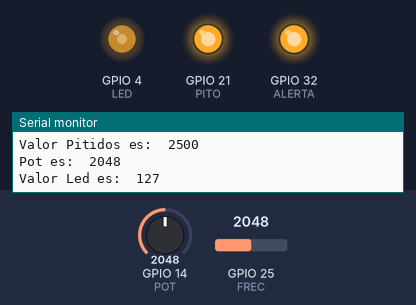
This sketch was run on a simulated ESP32. Shown: output pins drawn as LEDs (lit = HIGH), the last lines printed to the serial monitor. Dashed ring = blinking. The inputs (shaded band) are chosen by the test bench; at power-on: GPIO 14 (POT) = 2048, GPIO 25 (FREC) = 2048.

Above: at 4.8 s.
4.9 s: GPIO 14 (POT) set to 1960
At 10.9 s:
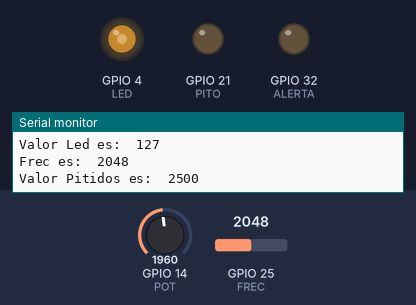
14.4 s: GPIO 14 (POT) set to 2866
At 19.3 s:
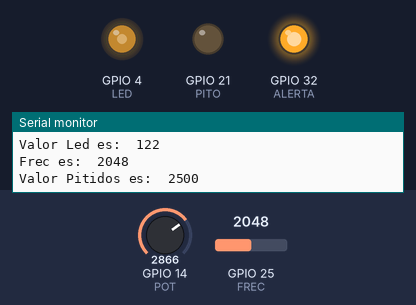
23.9 s: GPIO 14 (POT) set to 3603
At 29.8 s:
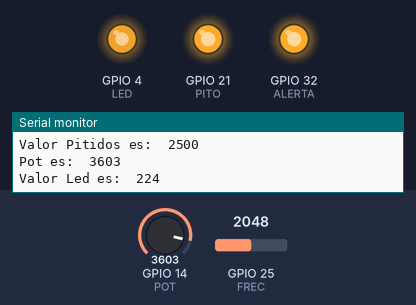
33.4 s: GPIO 25 (FREC) set to 491
38.5 s: GPIO 14 (POT) set to 1228
At 39.08 s:
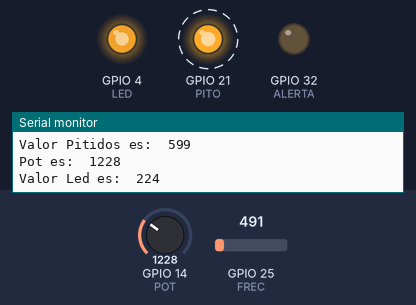
43.6 s: GPIO 14 (POT) set to 491
At 44.97 s:
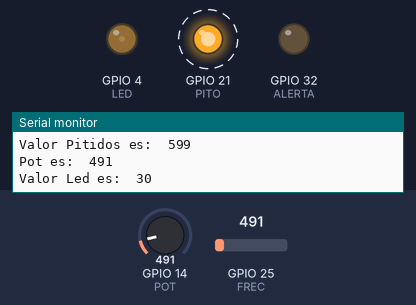
Timing chart, 0 to 49.7 s (numbered marks = the images above; inputs shaded):
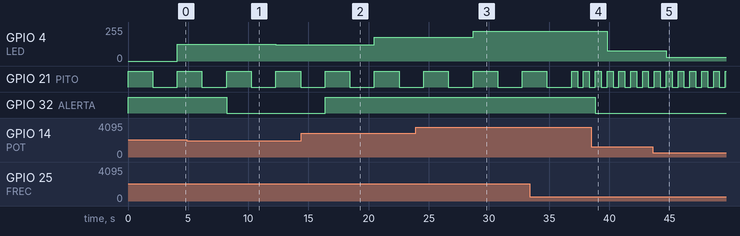

The sketch:

12_potenciometro.ino
```cpp
#define POT 14
#define LED 4
#define ALERTA 32
#define FREC 25
#define PITO 21

int valorFrec = 0;
int valorPitidos = 0;
int valorPot = 0;
int valorLed = 0;


void setup() {

  Serial.begin(115200);
  pinMode(LED, OUTPUT);
  pinMode(POT, INPUT);
  pinMode(ALERTA, OUTPUT);
  pinMode(FREC, INPUT);
  pinMode(PITO, OUTPUT);
}

void loop() {

delay(valorFrec);

  valorLed = map(valorPot, 0, 4096, 0, 255);


  valorPot = analogRead(POT);
  analogWrite(LED, valorLed);
  Serial.println("Pot es:  " + String(valorPot));
  Serial.println("Valor Led es:  " + String(valorLed));

  if (valorPot > 2000) {
  digitalWrite(ALERTA, 1);}
  else {
  digitalWrite(ALERTA,  0);
  }

  Serial.println();

  valorFrec = analogRead(FREC);
  valorPitidos = map(valorFrec, 0, 4095, 0, 5000);
  digitalWrite(PITO, 1);

  delay(valorFrec);

  digitalWrite(PITO, 0);


  Serial.println("Frec es:  " + String(valorFrec));
  Serial.println("Valor Pitidos es:  " + String(valorPitidos));


  ;
}
```

Measured:
- after the input at 4.9 s, GPIO 4 (LED): 127/255 → 122/255 after 7.4 s; GPIO 32 (ALERTA): HIGH → LOW after 3.3 s
- after the input at 14.4 s, GPIO 4 (LED): 122/255 → 178/255 after 6.1 s; GPIO 32 (ALERTA): LOW → HIGH after 2.0 s
- after the input at 23.9 s, GPIO 4 (LED): 178/255 → 224/255 after 4.8 s
- after the input at 38.5 s, GPIO 4 (LED): 224/255 → 76/255 after 1.3 s; GPIO 32 (ALERTA): HIGH → LOW after 0.34 s
- after the input at 43.6 s, GPIO 4 (LED): 76/255 → 30/255 after 1.1 s
- by itself, GPIO 21 (PITO): alternates HIGH for 2.0 s and LOW for 2.0 s
